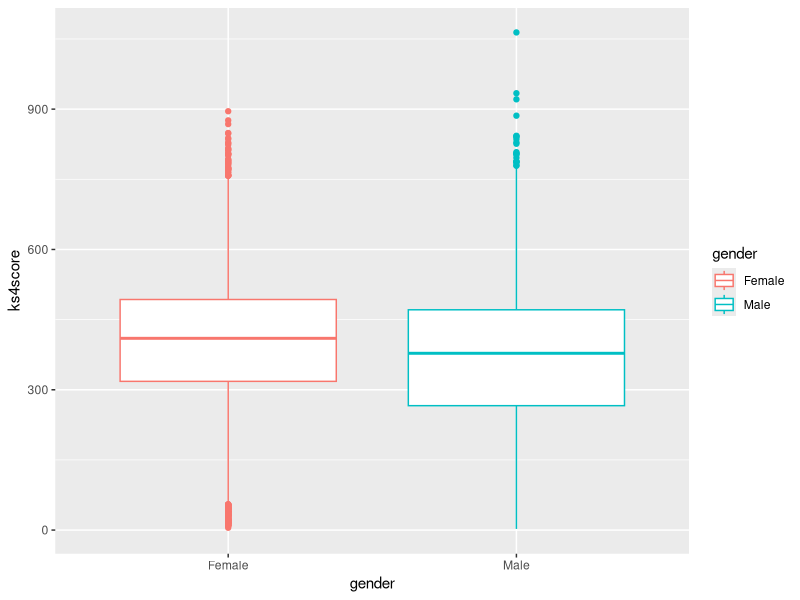
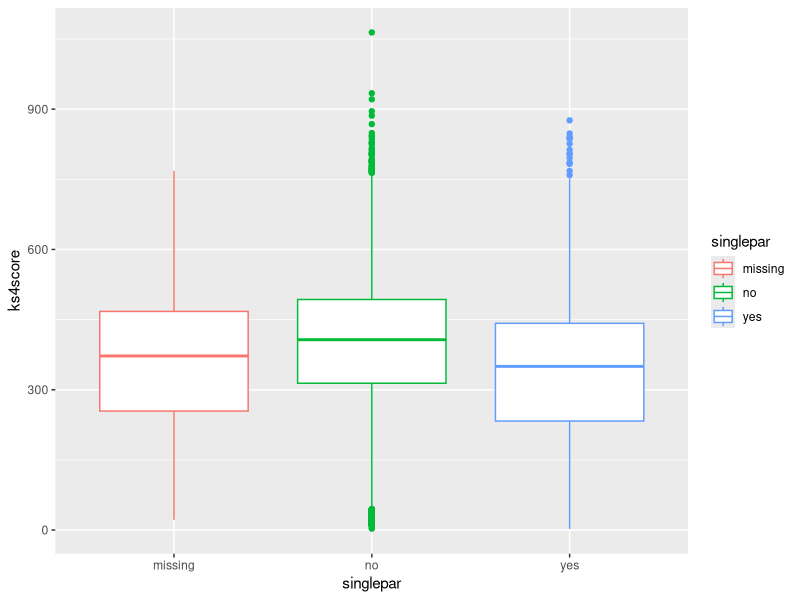
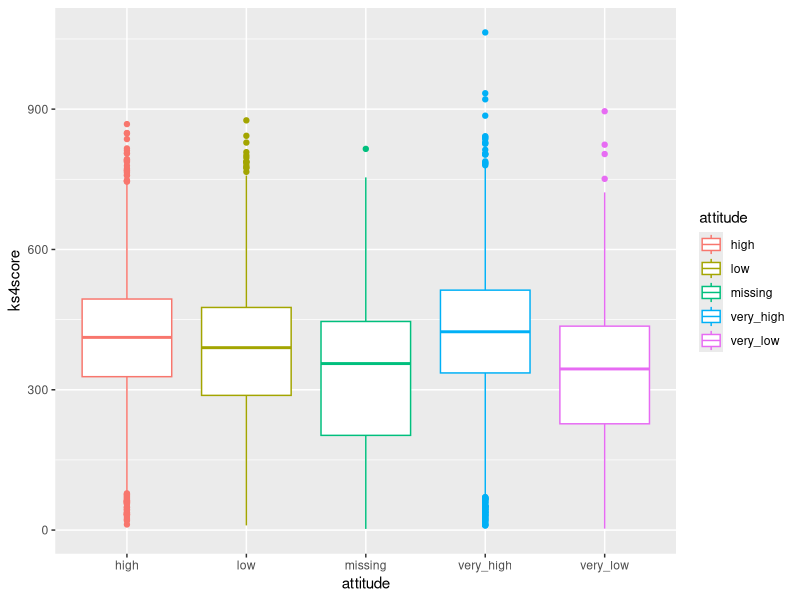
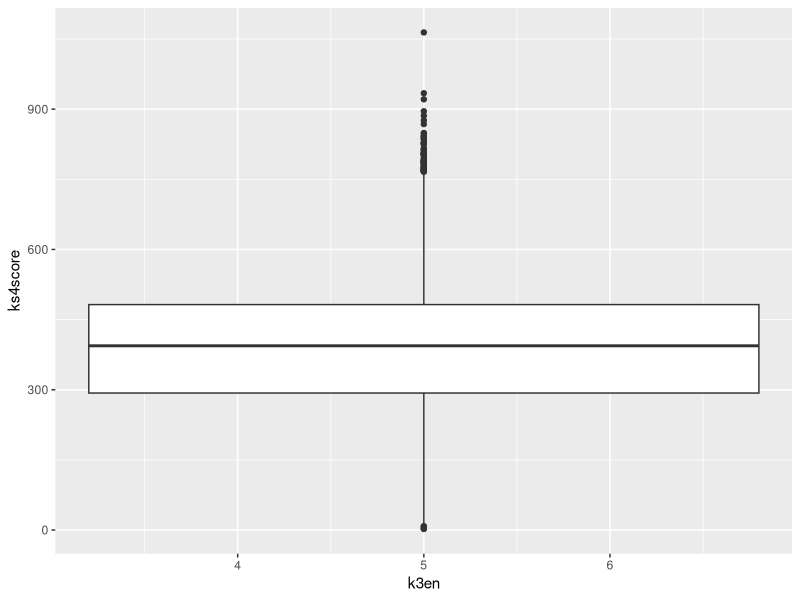
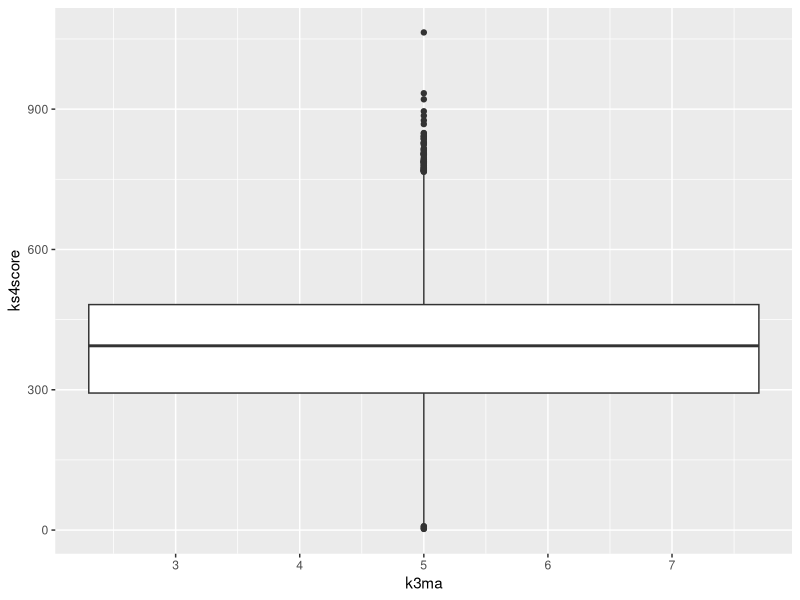
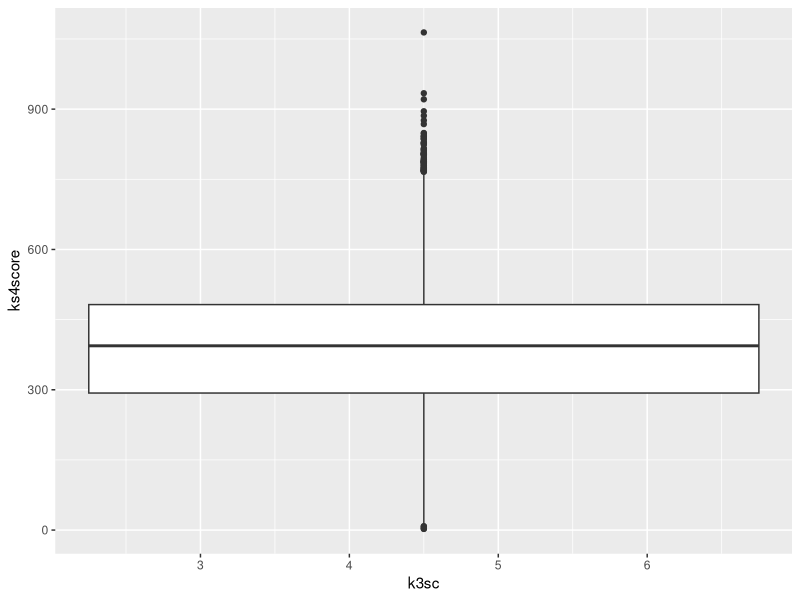

Recreate these plots in R, in order.
## ---- chunk 1
# set up
rm(list=ls())
library(dplyr)       
library(tidyr)      
library(readr)      
library(lubridate)
library(arm)
library(tidyselect)
library(ggplot2)
## ---- chunk 2
# Data Loading
data<-read.csv("data/RWNS_final.csv", header=TRUE,stringsAsFactors=TRUE)
## ---- chunk 3
head(data)
summary(data)
## ---- chunk 4
# no clear relationship between gender and ks4score
ggplot(data, aes(x=gender,y=ks4score, color=gender)) + geom_boxplot()

# students with or without single parent household have slightly different ks4score
ggplot(data, aes(x=singlepar,y=ks4score, color=singlepar)) + geom_boxplot()

# students with very_high attitude tend to have higher median ks4score
ggplot(data, aes(x=attitude,y=ks4score, color=attitude)) + geom_boxplot()

# compare ks3 subject scores with ks4score
ggplot(data, aes(x=k3en,y=ks4score, color=k3en)) + geom_boxplot()
ggplot(data, aes(x=k3ma,y=ks4score, color=k3en)) + geom_boxplot()
ggplot(data, aes(x=k3sc,y=ks4score, color=k3en)) + geom_boxplot()
